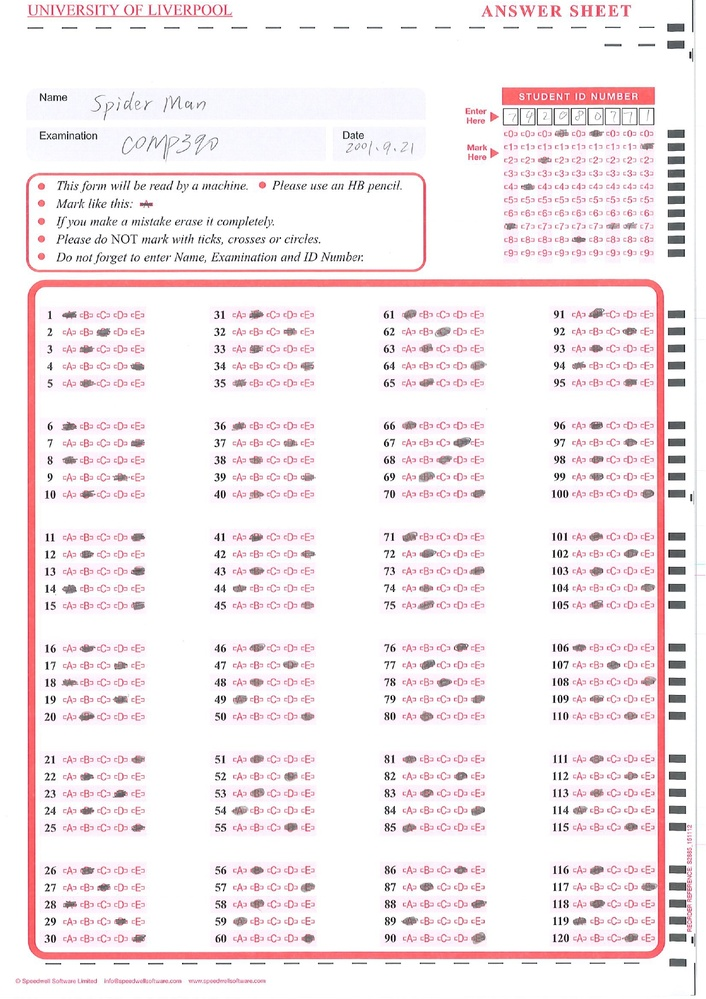
#> input picture mcq_omr_test.jpg, 706 x 999 px, shrunk from 1241 x 1755 before the run
$ jupyter execute CV_preprocess_test.ipynb
#> lines starting #> are read from the running program, lines starting #| are printed output that depends on the picture; after the words box and inside, x2 and y2 are one past the last pixel; in counts of white or black regions, pixels touching at a corner belong together
[cell 1]
import cv2
import numpy as np

img = cv2.imread('mcq_omr_test.jpg')
#> img is the input picture: shape (999, 706, 3); mean B, G, R 238.9, 236.2, 245.2
gray = cv2.cvtColor(img,cv2.COLOR_BGR2GRAY)
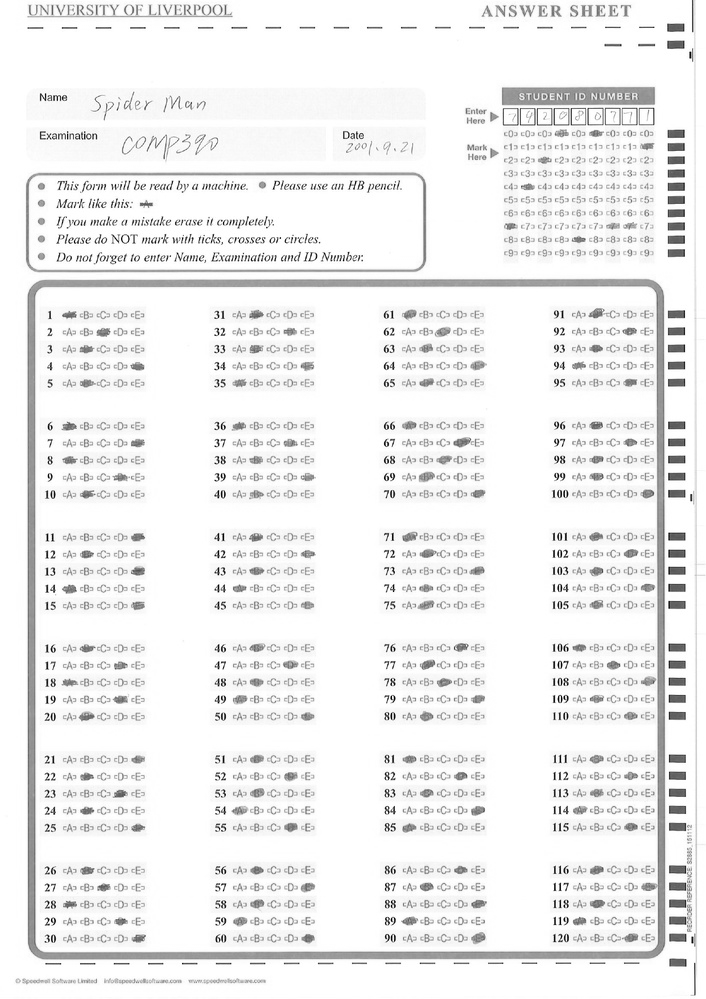
#> gray: shape (999, 706); min 0, max 255, mean 239.2
blur = cv2.GaussianBlur(gray,(3,3),0)
edges = cv2.Canny(blur,50,100)
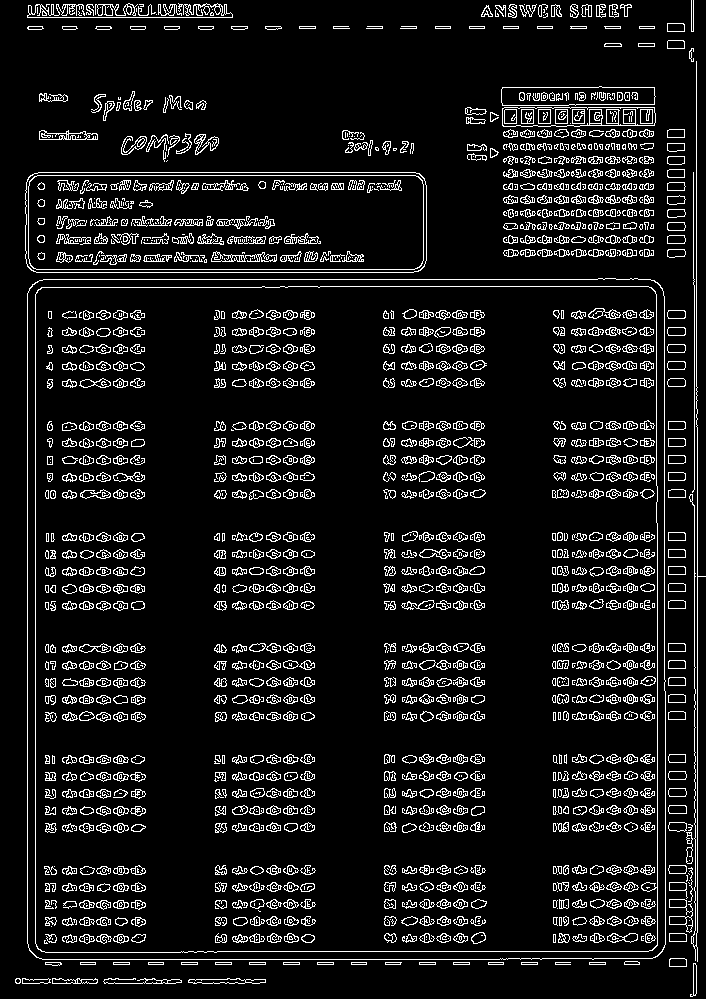
#> edges: shape (999, 706); 9.6% white in thin lines or dots

countours, hierarchy = cv2.findContours(edges,cv2.RETR_TREE,cv2.CHAIN_APPROX_SIMPLE)
#> countours = 3784 contours, 1995 with area under 20; largest, box (x1, y1, x2, y2) and area: (27, 278, 666, 960) 433022, (27, 278, 666, 960) 432992, (35, 286, 658, 953) 413234, (35, 286, 658, 953) 413120, (25, 172, 427, 273) 39897
cv2.drawContours(img, countours, -1, (0,255,0), 3)
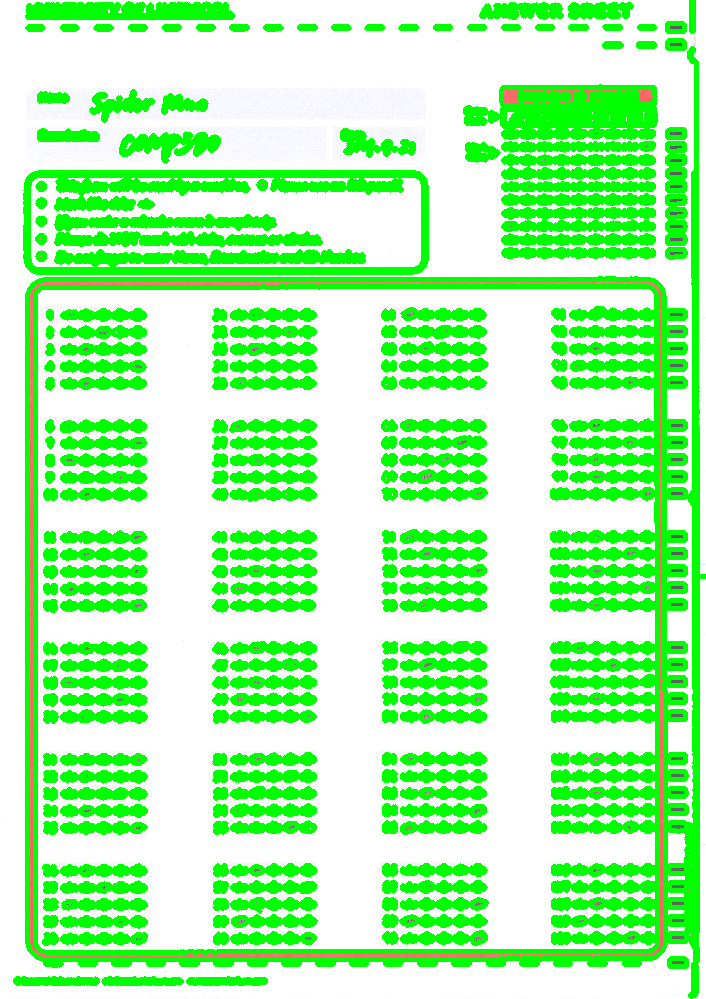
#> img: shape (999, 706, 3); mean B, G, R 167.7, 251.6, 169

# contract window
# cv2.namedWindow('img', cv2.WINDOW_NORMAL)
# cv2.namedWindow('edges', cv2.WINDOW_NORMAL)
cv2.imshow('img',img)
cv2.imshow('edges',edges)
cv2.waitKey(0)
cv2.destroyAllWindows()

[cell 2]
import cv2
import numpy as np

# read image
img = cv2.imread('mcq_omr_test.jpg')
h, w = img.shape[:2]
#> h = 999; w = 706

# trim 15 from bottom to remove partial answer
img = img[0:h - 15, 0:w]
#> img: shape (984, 706, 3)

# threshold on color
lower = (50, 50, 60)
upper = (200, 100, 120)
thresh = cv2.inRange(img, lower, upper)
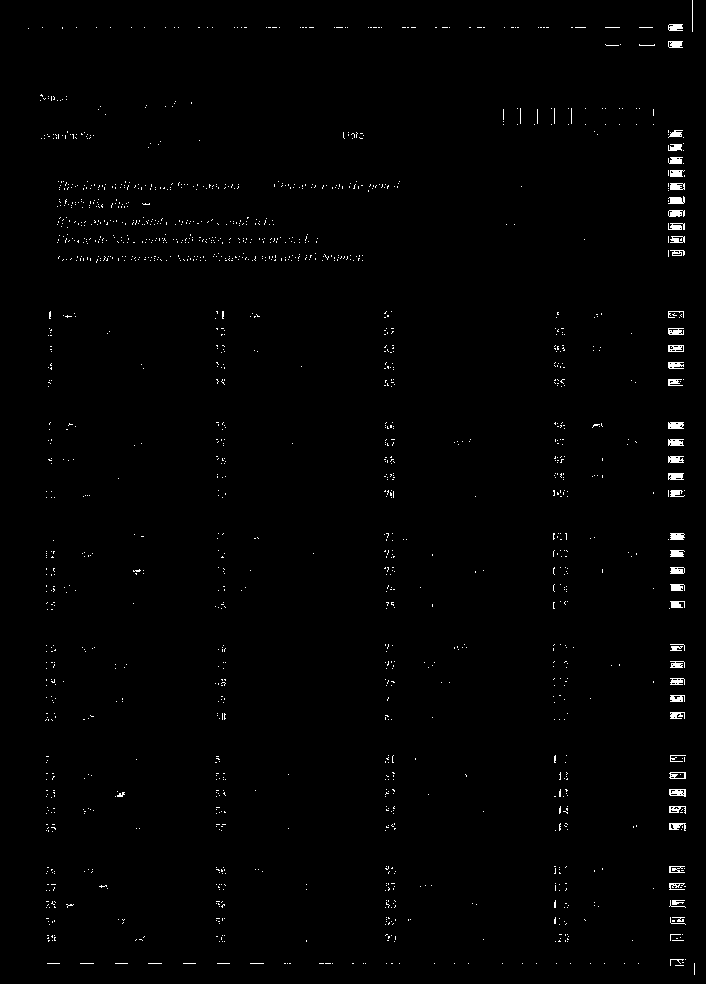
#> thresh: shape (984, 706); 0.95% white in thin lines or dots

# apply morphology close
kernel = cv2.getStructuringElement(cv2.MORPH_ELLIPSE, (15, 15))
morph = cv2.morphologyEx(thresh, cv2.MORPH_CLOSE, kernel)
#> morph: shape (984, 706); 3.6% white; 352 white regions (266 under 20 px), largest, box (x1, y1, x2, y2) and area: (57, 181, 161, 244) 2301, (668, 130, 685, 257) 1963, (142, 220, 363, 261) 1760
morph = cv2.morphologyEx(morph, cv2.MORPH_OPEN, kernel)
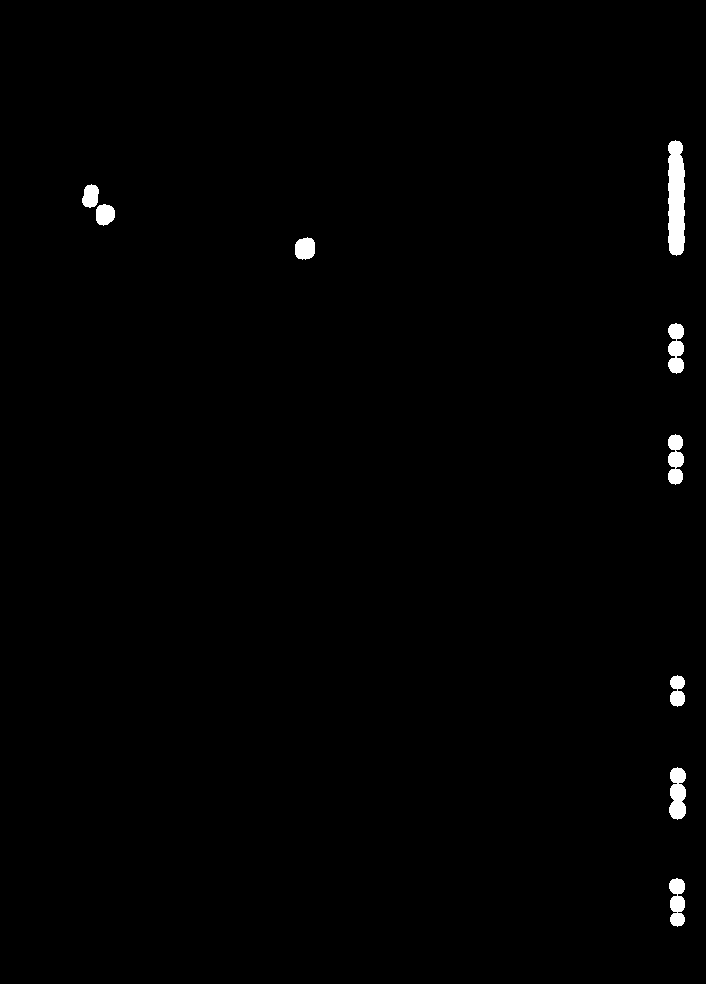
#> morph: shape (984, 706); 0.82% white; 9 white regions

# get contours
result = img.copy()
centers = []
contours = cv2.findContours(morph, cv2.RETR_EXTERNAL, cv2.CHAIN_APPROX_NONE)
#> contours = 9 contours; largest, box (x1, y1, x2, y2) and area: (668, 140, 685, 256) 1619, (669, 767, 686, 820) 642, (668, 323, 684, 374) 560, (668, 434, 684, 485) 545, (669, 878, 685, 927) 526
contours = contours[0] if len(contours) == 2 else contours[1]
print("count:", len(contours))
#| count: 9
print('')
i = 1
for cntr in contours:
    M = cv2.moments(cntr)
    cx = int(M["m10"] / M["m00"])
    cy = int(M["m01"] / M["m00"])
    centers.append((cx, cy))
    cv2.rectangle(result, (cx - 10, cy - 5), (cx + 5, cy + 5), (0, 255, 0), -1)
    pt = (cx, cy)
    print("rectangle #:", i, "center:", pt)
    i = i + 1
#> this loop made 9 passes
#> (cx, cy) on passes 1 to 9: (676, 901), (677, 793), (677, 690), (675, 459), (675, 347), (304, 248), (104, 214), (90, 195), (675, 198)
#| rectangle #: 1 center: (676, 901)
#| rectangle #: 2 center: (677, 793)
#| rectangle #: 3 center: (677, 690)
#| rectangle #: 4 center: (675, 459)
#| rectangle #: 5 center: (675, 347)
#| rectangle #: 6 center: (304, 248)
#| rectangle #: 7 center: (104, 214)
#| rectangle #: 8 center: (90, 195)
#> (further printed lines are left out)
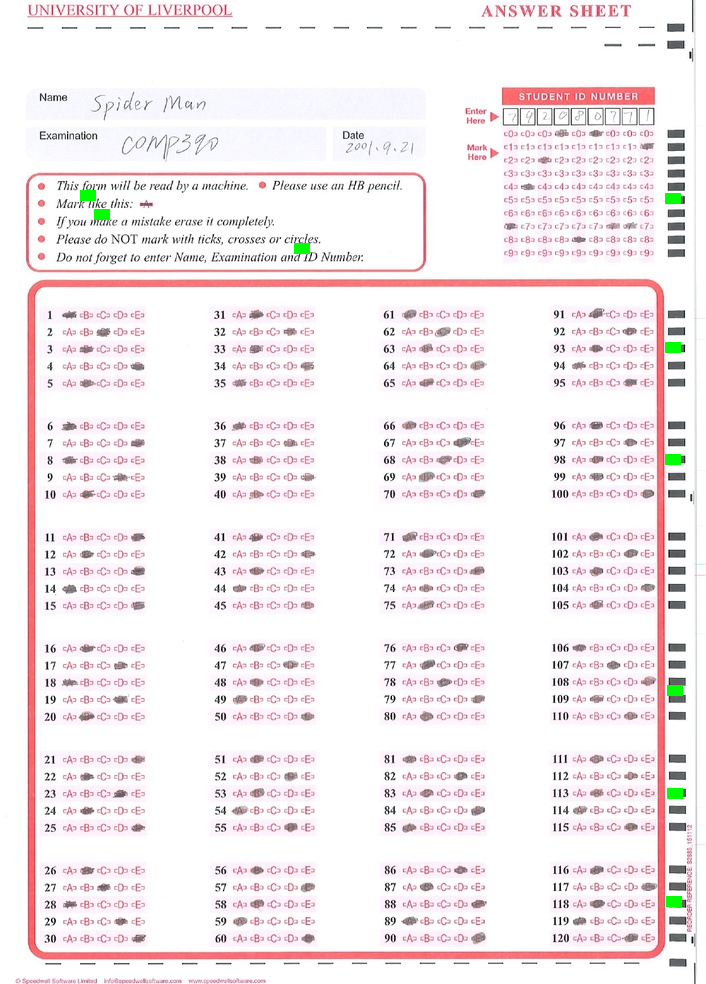
#> result: shape (984, 706, 3); mean B, G, R 238.3, 236, 244.6
#> after the loop, centers = [(676, 901), (677, 793), (677, 690), (675, 459), (675, 347), (304, 248), (104, 214), (90, 195), (675, 198)]; i = 10

# [8 lines of commented-out code are left out]
cv2.imshow("thresh", thresh)
cv2.imshow("morph", morph)
cv2.imshow("result", result)

cv2.waitKey(0)
cv2.destroyAllWindows()
